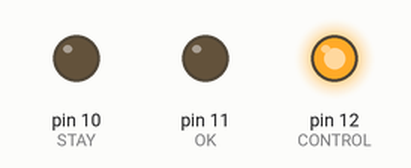
Simulated run of this sketch. Board: Arduino Uno, built with avr-gcc and run on an emulated ATmega328P. Shown: output pins drawn as LEDs (lit = HIGH). What the sketch prints to the serial monitor is not drawn.

Above: at 3.05 s.
At 5.6 s:
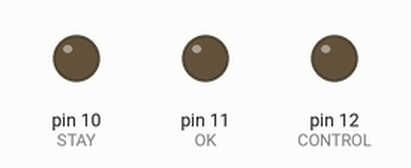
At 8.6 s:
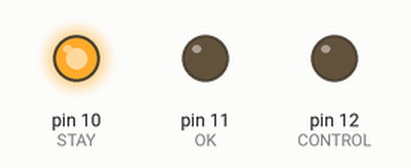
At 13.24 s:
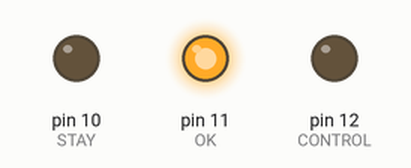
Timing chart, 0 to 13.7 s (numbered marks = the images above):
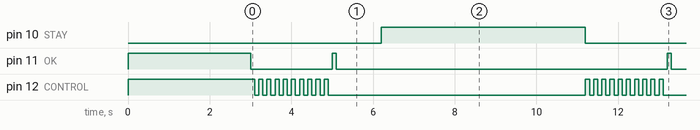

The sketch:

Uart_Main.ino
```cpp
const int n_duino = 2;
const int n_address = 4;
const int n_ports = 12;
const int n_analog = 3;

char address[n_duino][n_address];
char digit_data[n_duino][n_ports];
int analog_data[n_duino][n_analog];


#define CONTROL 12
#define OK 11
#define STAY 10

void setup() {
  pinMode(OK, OUTPUT);
  pinMode(CONTROL, OUTPUT);
  pinMode(STAY, OUTPUT);
  Serial.begin(57600);
  setAddress();
  setDigitZero();
  setAnalogZero();

  digitalWrite(CONTROL, HIGH);
  digitalWrite(OK, HIGH);
  delay(3000);
  digitalWrite(CONTROL, LOW);
  digitalWrite(OK, LOW);

}

void loop() {
  IO();
  handler();
}


void IO(){
  for(int i = 0; i < n_duino; i++){
    char buff[n_address + n_ports];

    for(int j = 0; j < n_address; j++){
      buff[j] = address[i][j];
    }

    for(int j = n_address; j < n_ports + n_address; j++){
      buff[j] = digit_data[i][j-n_address];
    }
    int len = n_address + n_ports;
    Serial.flush();
    Serial.write(buff, len);
    int cnt = 0;
    while(Serial.available() < 1){
      if(cnt == 10)
        break;
      control(1);
      cnt++;
    }

    digitalWrite(OK, HIGH);
    delay(100);
    digitalWrite(OK, LOW);
    delay(100);

    String in = Serial.readString();
    Serial.flush();

    writeDataAnalog(i,in);
    digitalWrite(STAY, HIGH);
    delay(5000);
    digitalWrite(STAY, LOW);
  }
}


void handler(){
 int light_duino_in = 2;
 int light_duino_out = 1;
 int light_analog = 0;

 int light_analog_data = analog_data[light_duino_in-1][light_analog];

 if(light_analog_data < 300){
  digit_data[light_duino_out-1][10] = '1';
 }else{
  digit_data[light_duino_out-1][10] = '0';
 }
}


void writeDataAnalog(int i, String in){
  char in_mass[in.length()];
  for(int i = 0; i < in.length(); i++){
    in_mass[i] = in[i];
  }
  int st = 0;
  int cnt = 0;
  for(int j = 0; j < in.length(); j++){
    if(in_mass[j] == '.'){
      if(st != 0){
        String tmp;
        for(int s = st; s < j; s++){
          tmp += in_mass[s];
        }
        analog_data[i][cnt] = tmp.toInt();
        cnt++;
      }
      st = j+1;
    }
  }
  for(int j = in.length()-1; j >= 0; j--){
    if(in_mass[j] == '.'){
      String tmp;
      for(int s = j+1; s < in.length(); s++){
        tmp += in_mass[s];
      }
      analog_data[i][cnt] = tmp.toInt();
      cnt++;
    }
  }
}

void setAddress(){
  ////////////////////
  address[0][0] = '0';
  address[0][1] = '0';
  address[0][2] = '0';
  address[0][3] = '1';
  ////////////////////
  address[1][0] = '0';
  address[1][1] = '0';
  address[1][2] = '1';
  address[1][3] = '0';
  ////////////////////
}

void setDigitZero(){
  for(int i = 0; i < n_duino; i++){
    for(int j = 0; j < n_ports; j++){
      digit_data[i][j] = '0';
    }
  }
}


void setAnalogZero(){
  for(int i = 0; i < n_duino; i++){
    for(int j = 0; j < n_analog; j++){
      analog_data[i][j] = 0;
    }
  }
}

void control(int n){
  for(int i = 0; i < n; i++){
    digitalWrite(CONTROL, HIGH);
    delay(100);
    digitalWrite(CONTROL, LOW);
    delay(100);
  }
}
```

Measured:
- by itself, pin 10 (STAY): alternates HIGH for 5.0 s and LOW for 3.2 s
- by itself, pin 11 (OK): repeats every 8.2 s: HIGH 0.10 s, LOW 8.1 s
- by itself, pin 12 (CONTROL): repeats every 8.2 s: 8 × (HIGH 0.10 s, LOW 0.10 s), HIGH 0.10 s, LOW 6.3 s, HIGH 0.10 s, LOW 0.10 s
